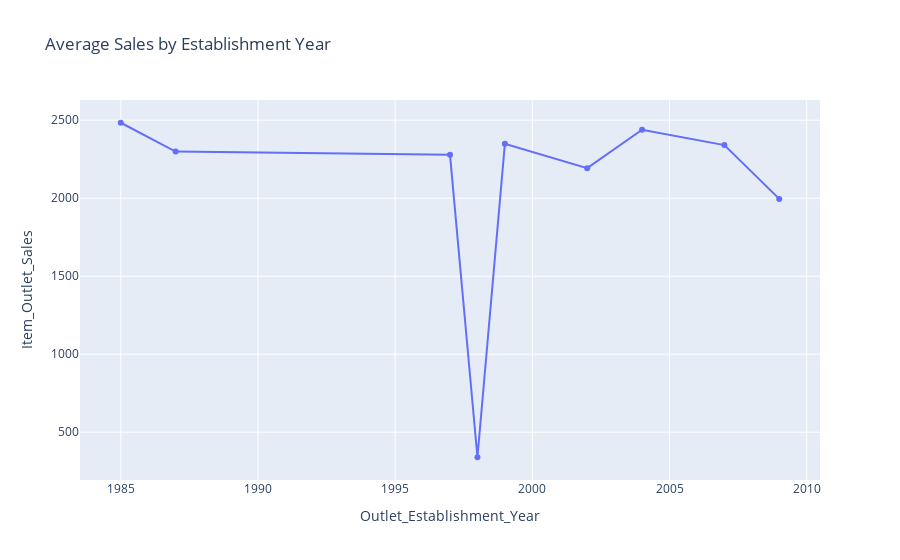

Notebook code cell kept with this figure:
### Code cell
# Outlet Establishment Year

outlet_year = train.groupby('Outlet_Establishment_Year')['Item_Outlet_Sales'].mean().reset_index()
px.line(outlet_year, x='Outlet_Establishment_Year', y='Item_Outlet_Sales',
        markers=True, title='Average Sales by Establishment Year')

### Figure 1 — Plotly figure (JSON) as saved in the notebook; plotly's stock layout.template omitted (floating-point values rounded to 4 significant figures)
{"data": [{"hovertemplate": "Outlet_Establishment_Year=%{x}<br>Item_Outlet_Sales=%{y}<extra></extra>", "legendgroup": "", "line": {"color": "#636efa", "dash": "solid"}, "marker": {"symbol": "circle"}, "mode": "lines+markers", "name": "", "orientation": "v", "showlegend": false, "type": "scatter", "x": [1985, 1987, 1997, 1998, 1999, 2002, 2004, 2007, 2009], "xaxis": "x", "y": [2484.0, 2299.0, 2278.0, 339.4, 2348.0, 2192.0, 2439.0, 2341.0, 1995.0], "yaxis": "y"}], "layout": {"legend": {"tracegroupgap": 0}, "title": {"text": "Average Sales by Establishment Year"}, "xaxis": {"anchor": "y", "domain": [0, 1], "title": {"text": "Outlet_Establishment_Year"}}, "yaxis": {"anchor": "x", "domain": [0, 1], "title": {"text": "Item_Outlet_Sales"}}}}
